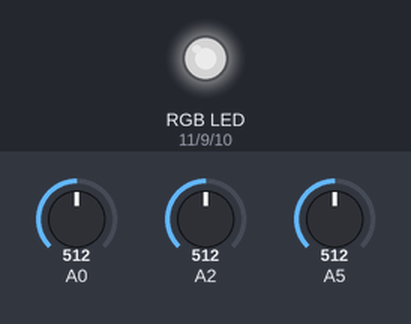
Simulated run of this sketch. Board: Arduino Uno, built with avr-gcc and run on an emulated ATmega328P. On the bench: an RGB LED mixed from three pins (HIGH = lit). Inputs (shaded band) come from the test bench; at power-on: A0 = 512, A2 = 512, A5 = 512. Dim RGB values are drawn brighter than linear.

Above: at 1.2 s.
1.3 s: A0 set to 716
At 2.5 s:
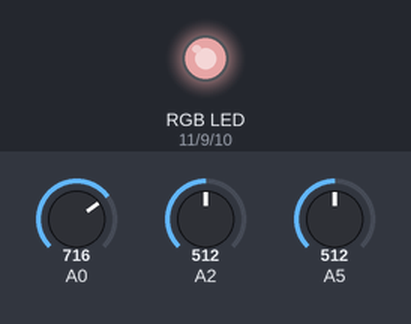
2.8 s: A2 set to 716
At 3.8 s:
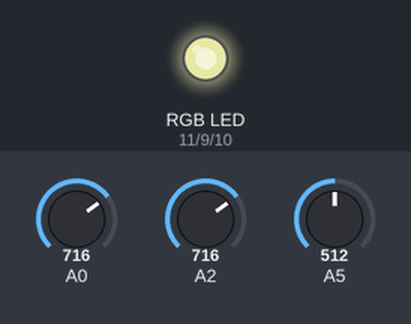
4.3 s: A5 set to 716
At 5.0 s:
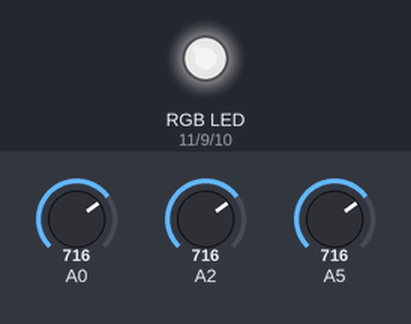
5.8 s: A0 set to 900
At 6.1 s:
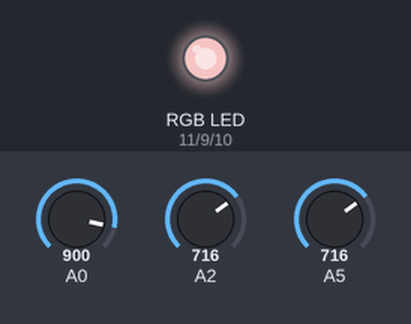
7.3 s: A2 set to 900
At 8.5 s:
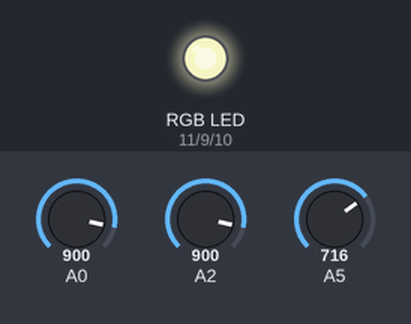
8.8 s: A5 set to 900
At 9.6 s:
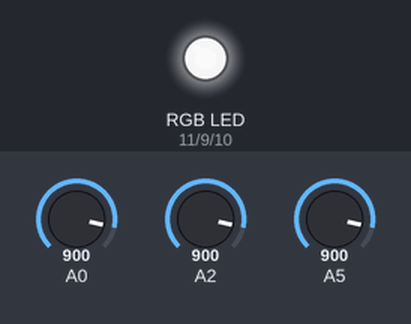
Timing chart, 0 to 11.3 s (numbered marks = the images above; inputs shaded):
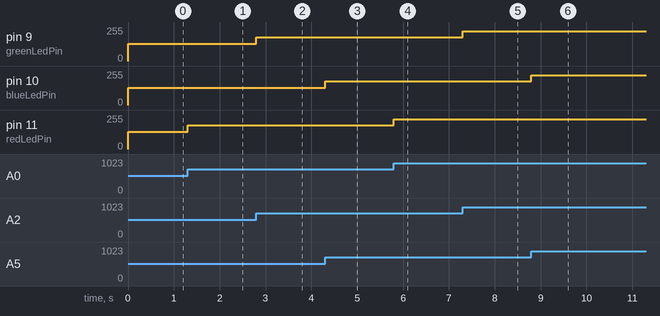

The sketch:

multicolor_led.ino
```cpp
const unsigned blueLedPin = 10;
const unsigned greenLedPin = 9;
const unsigned redLedPin = 11;

void setup() {
  Serial.begin(9600);

  pinMode(redLedPin, OUTPUT);
  pinMode(greenLedPin, OUTPUT);
  pinMode(blueLedPin, OUTPUT);
}

void loop() {
  int redLevel = analogRead(A0) / 4;
  int greenLevel = analogRead(A2) / 4;
  int blueLevel = analogRead(A5) / 4;

  analogWrite(redLedPin, redLevel);
  analogWrite(greenLedPin, greenLevel);
  analogWrite(blueLedPin, blueLevel);
}
```

Measured:
- after the input at 1.3 s, pin 11 (redLedPin): 128/255 → 179/255 at once
- after the input at 2.8 s, pin 9 (greenLedPin): 128/255 → 179/255 at once
- after the input at 4.3 s, pin 10 (blueLedPin): 128/255 → 179/255 at once
- after the input at 5.8 s, pin 11 (redLedPin): 179/255 → 225/255 at once
- after the input at 7.3 s, pin 9 (greenLedPin): 179/255 → 225/255 at once
- after the input at 8.8 s, pin 10 (blueLedPin): 179/255 → 225/255 at once
